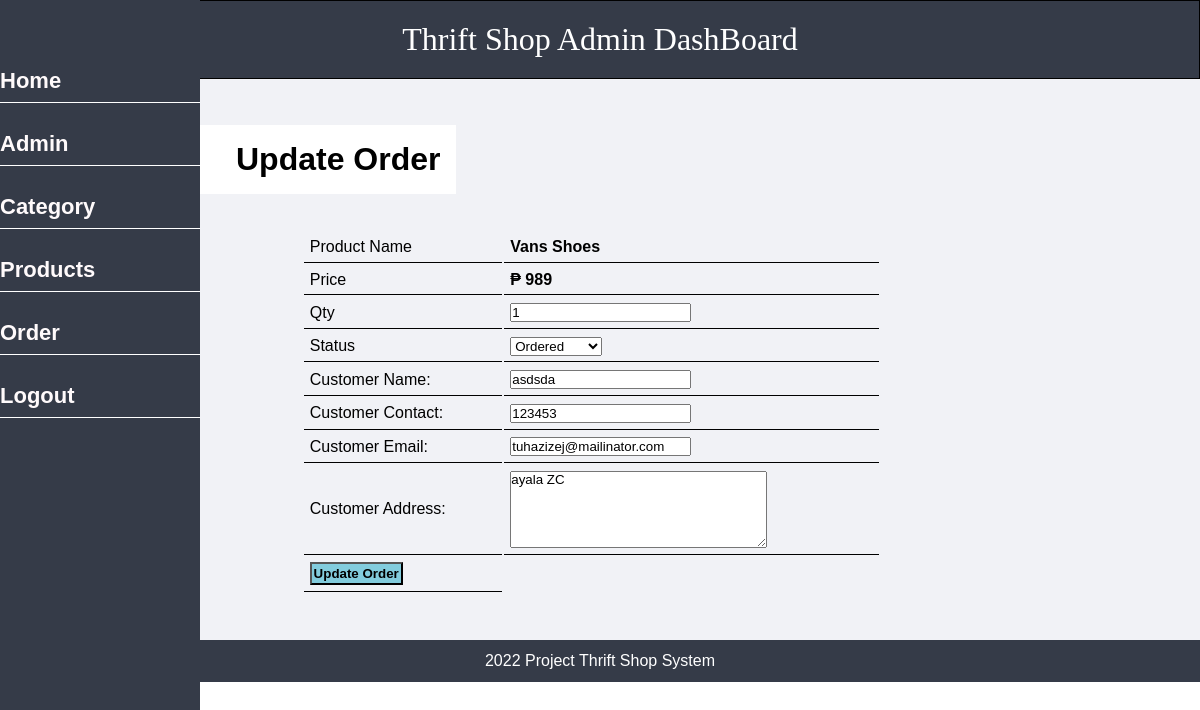
The app's page /admin/update-order.php?id=11 (signed in) with its own data.
### tables this page shows
CREATE TABLE `tbl_order` (
  `id` int(10) UNSIGNED NOT NULL,
  `items` varchar(150) NOT NULL,
  `price` decimal(10,0) NOT NULL,
  `qty` int(11) NOT NULL,
  `total` decimal(10,0) NOT NULL,
  `order_date` datetime NOT NULL,
  `status` varchar(50) NOT NULL,
  `customer_name` varchar(150) NOT NULL,
  `customer_contact` varchar(20) NOT NULL,
  `customer_email` varchar(150) NOT NULL,
  `customer_address` varchar(255) NOT NULL
);

### admin/update-order.php (the view, shortened to what this page needs)
<?php include('partials/menu.php'); ?>
<div class="main-content">
    <div class="wrapper">
        <div class="inside-label">
            <h1>Update Order</h1>
        </div>
        <br><br>
        <?php
            if(isset($_GET['id']))
            {
                $id=$_GET['id'];
                $sql = "SELECT * FROM tbl_order WHERE id=$id";
                $res = mysqli_query($conn, $sql);
                $count = mysqli_num_rows($res);
                if($count==1)
                {
                    $row=mysqli_fetch_assoc($res);
                    $items = $row['items'];
                    $price = $row['price'];
                    $qty = $row['qty'];
                    $status = $row['status'];
                    $customer_name = $row['customer_name'];
                    $customer_contact = $row['customer_contact'];
                    $customer_email = $row['customer_email'];
                    $customer_address= $row['customer_address'];
                }
                else
                {
                    header('location:'.SITEURL.'admin/manage-order.php');
                }
            }
            else
            {
                header('location:'.SITEURL.'admin/manage-order.php');
            }
        ?>
        <form action="" method="POST">
            <table class="tbl-30">
                <tr>
                    <td>Product Name</td>
                    <td><b> <?php echo $items; ?> </b></td>
                </tr>
                <tr>
                    <td>Price</td>
                    <td>
                        <b> ₱ <?php echo $price; ?></b>
                    </td>
                </tr>
                <tr>
                    <td>Qty</td>
                    <td>
                        <input type="number" name="qty" value="<?php echo $qty; ?>">
                    </td>
                </tr>
                <tr>
                    <td>Status</td>
                    <td>
                        <select name="status">
                            <option <?php if($status=="Ordered"){echo "selected";} ?> value="Ordered">Ordered</option>
                        </select>
                    </td>
                </tr>
                <tr>
                    <td>Customer Name: </td>
                    <td>
                        <input type="text" name="customer_name" value="<?php echo $customer_name; ?>">
                    </td>
                </tr>
                <tr>
                    <td>Customer Contact: </td>
                    <td>
                        <input type="text" name="customer_contact" value="<?php echo $customer_contact; ?>">
                    </td>
                </tr>
                <tr>
                    <td>Customer Email: </td>
                    <td>
                        <input type="text" name="customer_email" value="<?php echo $customer_email; ?>">
                    </td>
                </tr>
                <tr>
                    <td>Customer Address: </td>
                    <td>
                        <textarea name="customer_address" cols="30" rows="5"><?php echo $customer_address; ?></textarea>
                    </td>
                </tr>
                <tr>
                    <td clospan="2">
                        <input type="submit" name="submit" value="Update Order" class="btn-secondary">
                    </td>
                </tr>
            </table>
        </form>
    </div>
</div>
<?php include('partials/footer.php'); ?>

### css/admin.css (style rules this page uses)
* { margin: 0; padding: 0; font-family: Arial, Helvetica, sans-serif; }
.wrapper { padding: 1%; width: 80%; margin: 0 auto; }
.tbl-30 { width: 71%; }
table tr td { border-bottom: 1px solid; padding: 1%; }
.btn-secondary { background-color: #82ccdd; padding: 1%; color: black; text-decoration: none; font-weight: bold; }
.main-content { background-color: #f1f2f6; padding: 3% 0; margin-left: 200px; width: 85%; margin-right: 0px !important; }
.inside-label { width: fit-content; padding: 16px; background-color: white; margin-left: -131px; padding-left:65px ; }

### records on screen
tbl_order: items "Vans Shoes", price "989", qty "1", status "Ordered", customer_name "asdsda", customer_contact "123453", customer_email "tuhazizej@mailinator.com", customer_address "ayala ZC"
